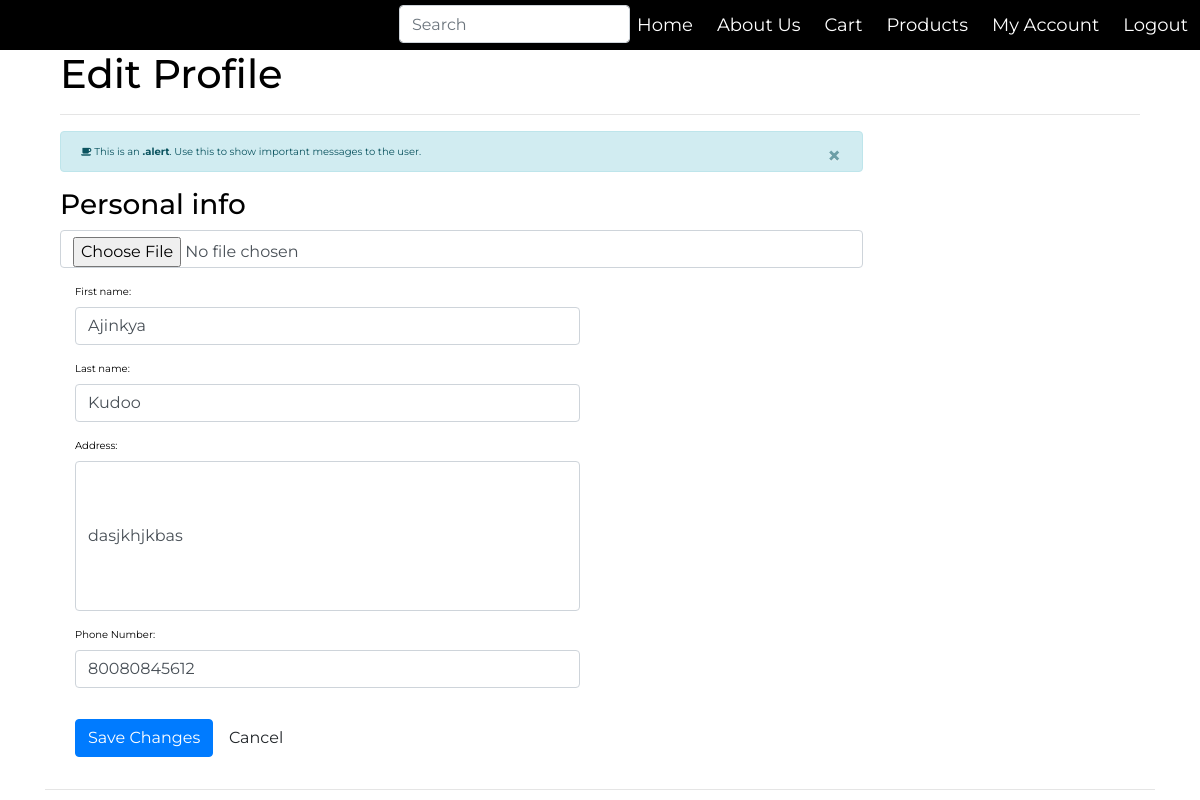
Page /profile/edit (signed in) on the earlier database version.
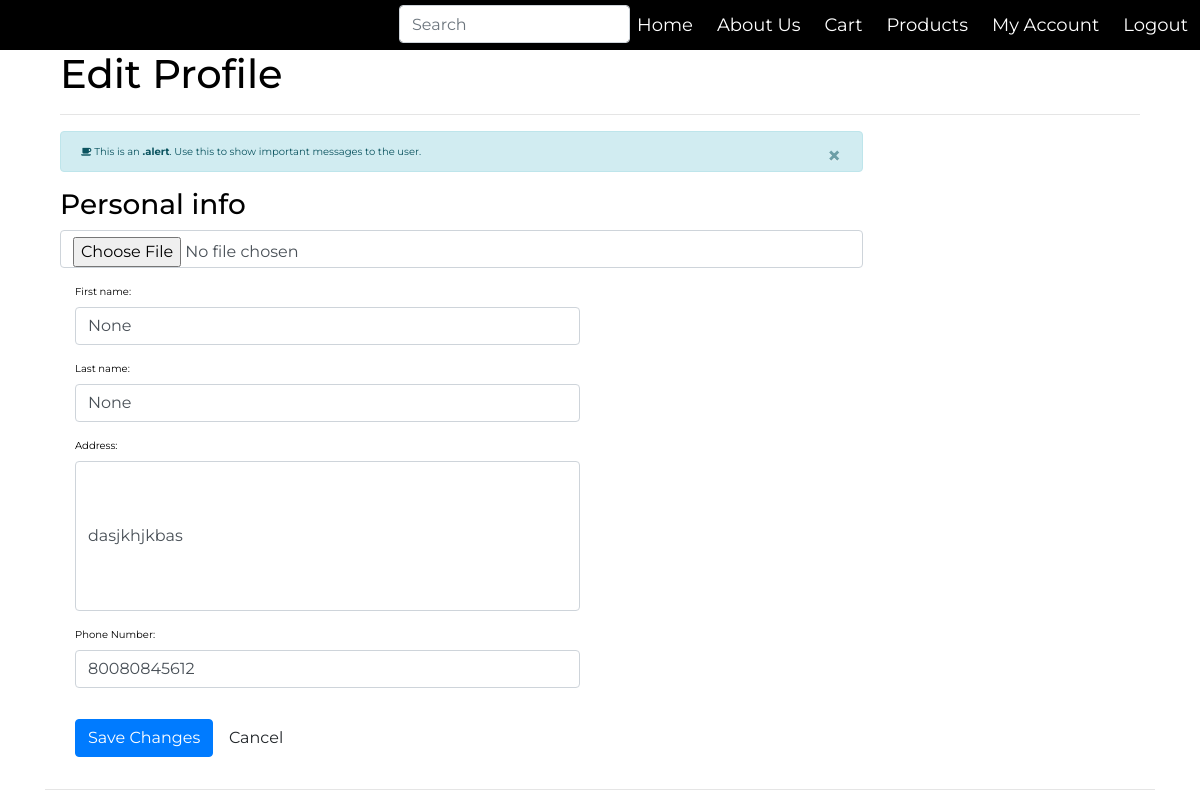
Same page on the later database version.
### users/models.py (models this page shows)
class CustomUser(models.Model):
    firstname = models.CharField(max_length=100,null=True)
    lastname = models.CharField(max_length=100,null=True)
    user = models.OneToOneField(User, on_delete=models.CASCADE)
    avatar = models.ImageField(default='default.jpg', upload_to='profile-pics')
    address = models.TextField(max_length=300, null=True, blank=True)
    phoneno = models.IntegerField(null=True, blank=True)
    REQUIRED_FIELDS = ['user']

### users/views.py (the view)
# urls.py: path('profile/edit', users_views.editprofile, name='editprofile'),
@login_required
def editprofile(request):
    if request.method == 'POST':
        print('5467')
        userform = EditProfileForm(request.POST)
        print(userform)
        user_data = userform.data
        firstName = user_data['FirstName']
        print(firstName)
        lastName = user_data['LastName']
        address = user_data['address']
        phone = user_data['phoneno']
        user_unq = get_object_or_404(CustomUser,user = request.user)
        user_unq.firstname = firstName
        user_unq.lastname = lastName
        user_unq.address = address
        user_unq.phoneno = phone
        if 'avatar' in request.FILES:
            print(request.FILES['avatar'])
            user_unq.avatar = request.FILES['avatar']
        print(user_unq)
        user_unq.save()
        context = {
            'userform': user_unq
        }
        return redirect('profile')
    else:
        userform = EditProfileForm(request.POST)
        user_unq = get_object_or_404(CustomUser, user=request.user)
        context = {
            'userform': user_unq
        }
        return render(request, 'users/editprofile.html', context)

### users/templates/users/editprofile.html (shortened to what this page needs)
{% extends 'home/base.html' %}
{% block content %}
    <div class="container">
    <h1>Edit Profile</h1>
  	<hr>
	<div class="row">
      <div class="col-md-9 personal-info">
        <div class="alert alert-info alert-dismissable">
          <a class="panel-close close" data-dismiss="alert">×</a>
          <i class="fa fa-coffee"></i>
          This is an <strong>.alert</strong>. Use this to show important messages to the user.
        </div>
        <h3>Personal info</h3>
        <form class="form-horizontal" role="form" method="post" action="{% url 'editprofile' %}" enctype="multipart/form-data">{% csrf_token %}
          <div class="form-group">
          <input type="file" name="avatar" class="form-control">
        </div>
            <div class="form-group">
            <label class="col-lg-3 control-label">First name:</label>
            <div class="col-lg-8">
              <input name="FirstName" class="form-control" type="text" value={{ userform.firstname }}>
            </div>
          </div>
          <div class="form-group">
            <label class="col-lg-3 control-label">Last name:</label>
            <div class="col-lg-8">
              <input name="LastName" class="form-control" type="text" value={{ userform.lastname }}>
            </div>
          </div>
          <div class="form-group">
            <label class="col-md-3 control-label">Address:</label>
            <div class="col-md-8" >
              <input name = "address" style="height: 150px" class="form-control" type="text"  value={{ userform.address }}>
            </div>
          </div>
          <div class="form-group">
            <label class="col-md-3 control-label">Phone Number:</label>
            <div class="col-md-8">
              <input name = "phoneno" class="form-control" type="number" value={{ userform.phoneno }}>
            </div>
          </div>
          <div class="form-group">
            <div class="col-md-8">
                <button type="submit" name="saveBtn" class="btn btn-primary" value="Save Changes">Save Changes</button>
              <input type="reset" class="btn btn-default" value="Cancel">
            </div>
          </div>
        </form>
      </div>
  </div>
</div>
<hr>
{% endblock content %}

Differences in the rows shown:
changed CustomUser "dasjkhjkbas": FirstName "Ajinkya" → "None"; LastName "Kudoo" → "None"
